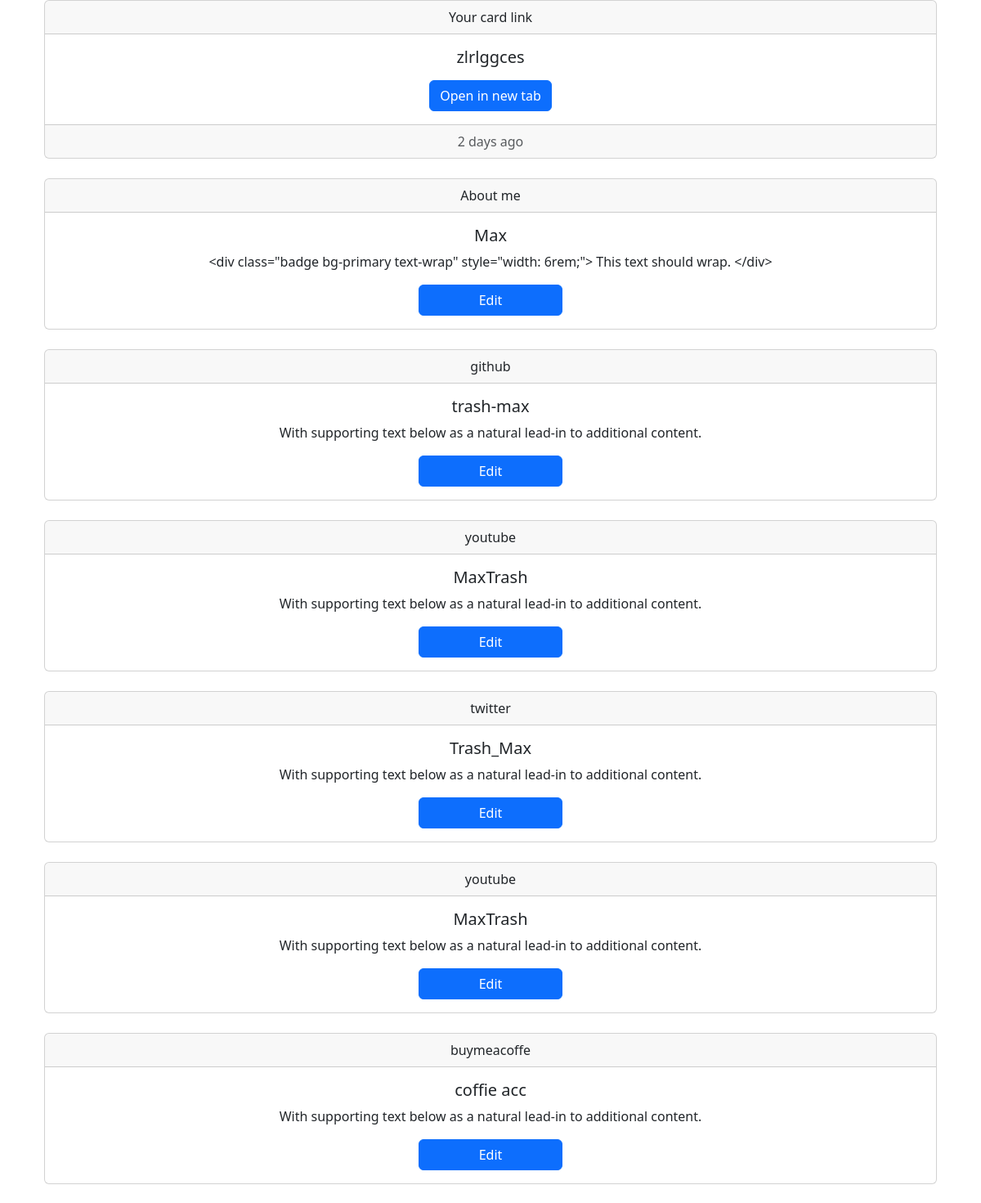
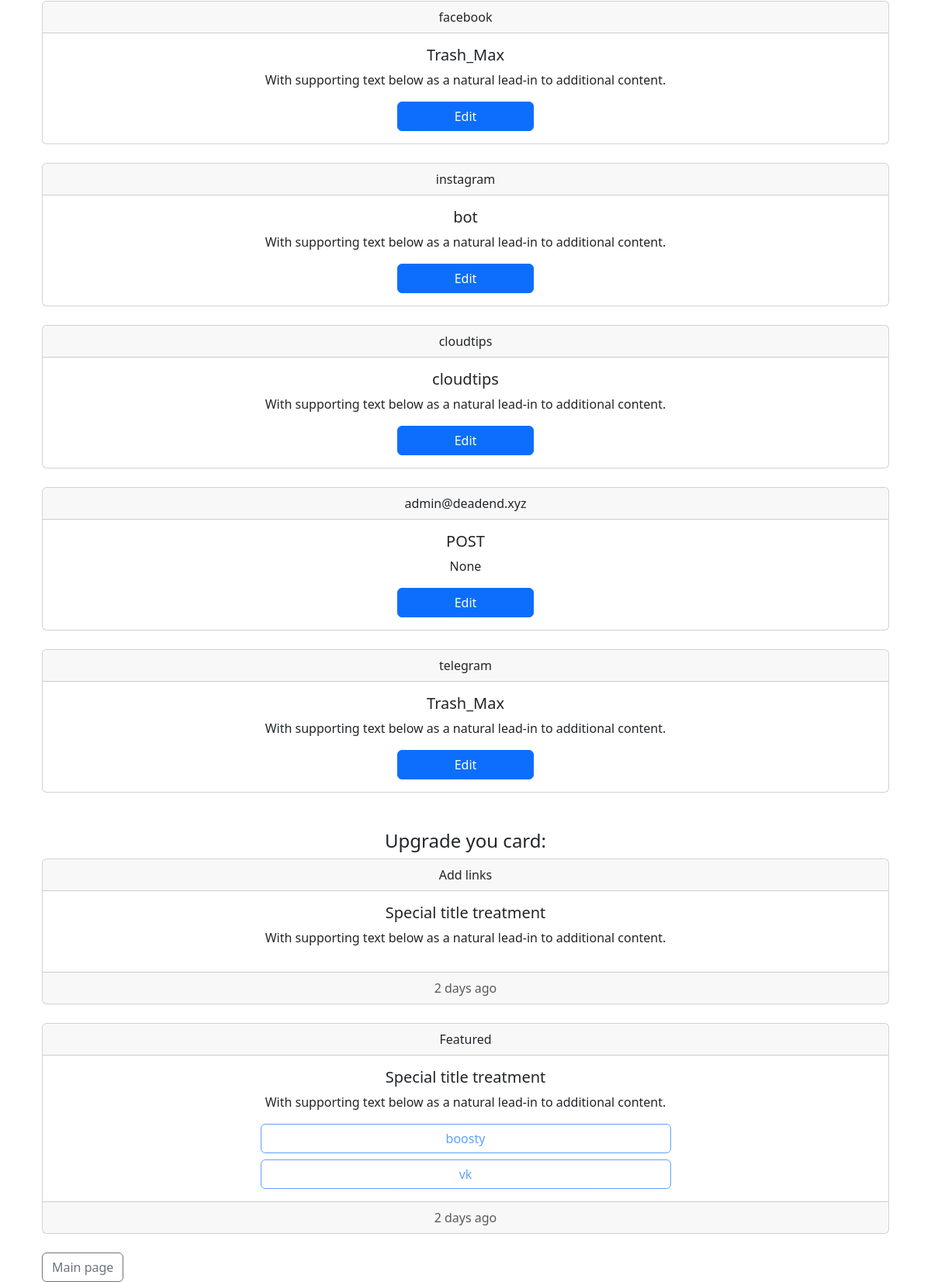
The page /home/ (signed in) on the database its author committed (2 pictures, top to bottom).
### app/models/links.py (models this page shows, shortened)
class Links(db.Model):
    id = db.Column(db.Integer, primary_key=True)
    user_id = db.Column(db.Integer, db.ForeignKey('user.id'))
    unique_link = db.Column(db.String(12), unique=True)
    about = (db.relationship('About', backref='links'))
    email = (db.relationship('Email', backref='links'))
    twitter = (db.relationship('Twitter', backref='links'))
    youtube = (db.relationship('Youtube', backref='links'))
    facebook = (db.relationship('Facebook', backref='links'))
    vkontakte = (db.relationship('Vkontakte', backref='links'))
    instagram = (db.relationship('Instagram', backref='links'))
    buymeacoffe = (db.relationship('Buymeacoffe', backref='links'))
    cloudtips = (db.relationship('Cloudtips', backref='links'))
    boosty = (db.relationship('Boosty', backref='links'))
    telegram = (db.relationship('Telegram', backref='links'))
    github = (db.relationship('Github', backref='links'))
    def get_links(self) -> list:
        used = []
        free = []
        used.append(self.about[0]) if self.about else free.append('about')
        used.append(self.github[0]) if self.github else free.append('github')
        used.append(self.youtube[0]) if self.youtube else free.append('youtube')
        used.append(self.twitter[0]) if self.twitter else free.append('twitter')
        used.append(self.youtube[0]) if self.youtube else free.append('youtube')
        used.append(self.boosty[0]) if self.boosty else free.append('boosty')
        used.append(self.buymeacoffe[0]) if self.buymeacoffe else free.append('buymeacoffe')
        used.append(self.facebook[0]) if self.facebook else free.append('facebook')
        used.append(self.instagram[0]) if self.instagram else free.append('instagram')
        used.append(self.vkontakte[0]) if self.vkontakte else free.append('vk')
        used.append(self.cloudtips[0]) if self.cloudtips else free.append('cloudtips')
        used.append(self.email[0]) if self.email else free.append('email')
        used.append(self.telegram[0]) if self.telegram else free.append('telegram')
        return [used, free]

class SocialNetwork():
    id = db.Column(db.Integer, primary_key=True)
    username = db.Column(db.String(160))
    about = db.Column(db.String(32))
    network_name = db.Column(db.String(16))
    description = db.Column(db.String(255))
    def get_title(self):
        return self.network_name

class About(db.Model, SocialNetwork):
    links_id = db.Column(db.Integer, db.ForeignKey('links.id'))

class Github(db.Model, SocialNetwork):
    links_id = db.Column(db.Integer, db.ForeignKey('links.id'))

class Youtube(db.Model, SocialNetwork):
    links_id = db.Column(db.Integer, db.ForeignKey('links.id'))

class Twitter(db.Model, SocialNetwork):
    links_id = db.Column(db.Integer, db.ForeignKey('links.id'))

class Buymeacoffe(db.Model, SocialNetwork):
    links_id = db.Column(db.Integer, db.ForeignKey('links.id'))

class Facebook(db.Model, SocialNetwork):
    links_id = db.Column(db.Integer, db.ForeignKey('links.id'))

class Instagram(db.Model, SocialNetwork):
    links_id = db.Column(db.Integer, db.ForeignKey('links.id'))

class Cloudtips(db.Model, SocialNetwork):
    links_id = db.Column(db.Integer, db.ForeignKey('links.id'))

class Email(db.Model, SocialNetwork):
    links_id = db.Column(db.Integer, db.ForeignKey('links.id'))

class Telegram(db.Model, SocialNetwork):
    links_id = db.Column(db.Integer, db.ForeignKey('links.id'))

### app/main/routes.py (the view)
@bp.route('/home/')
@login_required
def home():
    used_links, free_links = current_user.links[0].get_links()
    return render_template('home.html',
                           user=current_user,
                           used_links=used_links,
                           free_links=free_links,
                           networks=networks_data,
                           )

### app/__init__.py (called while the page is built)
def create_app(config_class=Config):
    app = Flask(__name__)
    app.config.from_object(config_class)
    db.init_app(app)
    from app.models.user import User
    login_manager.init_app(app)
    migrate.init_app(app, db)
    from app.main import bp as main_bp
    app.register_blueprint(main_bp)
    from app.auth import bp as auth_bp
    app.register_blueprint(auth_bp, url_prefix='/auth')
    from app.api2 import bp as api2_bp
    app.register_blueprint(api2_bp, url_prefix='/api2')
    @login_manager.user_loader
    def load_user(id):
        return User.query.get(int(id))
    @app.route('/test/')
    def test_page():
        return '<h1>Testing the Flask Application Factory Pattern</h1>'
    return app

### app/models/user.py (called while the page is built)
    def is_paying(self) -> bool:
        if self.payment_state != 'white':
            return True
        else:
            return False

### app/templates/home.html (shortened to what this page needs)
{% extends "base.html" %}
{% block content %}
<div class="container">
  {% include 'links/home/unique_link.html' %}
</div>
<br>
<div class="container">
  {% for link in used_links %}
    {%  if  link.network_name == "about" %}
      {% include 'links/home/view/about.html' %}
      <br>
    {% elif link.network_name == "email" %}
      {% include 'links/home/view/email.html' %}
      <br>
    {% else %}
      {% include 'links/home/view/common_view.html' %}
      <br>
    {% endif %}
  {% endfor %}
</div>
<br>
<div class="container">
  <div align="center">
    <h4>Upgrade you card:</h4>
  </div>
  {% if free_links %}
    {% include 'links/home/view/freelinks.html' %}
    {% if not user.is_paying() %}
      {% include 'links/home/view/postpaid.html' %}
    {% endif %}
  {% endif %}
</div>
<br>
<div class="container">
  {% include 'bottom_buttons.html' %}
</div>
{% endblock %}

### app/templates/links/home/unique_link.html (shortened to what this page needs)
<div class="card text-center">
    <div class="card-header">
      Your card link
    </div>
    <div class="card-body">
      <h5 class="card-title">{{ user.links[0].unique_link }}</h5>
      <a href="{{ url_for('main.short_list_of_links', unique_link=user.links[0].unique_link) }}" class="btn btn-primary">Open in new tab</a>
    </div>
    <div class="card-footer text-muted">
      2 days ago
    </div>
</div>

### app/templates/links/home/view/about.html (shortened to what this page needs)
<div class="card text-center">
    <div class="card-header">
      About me
    </div>
    <div class="card-body">
      <h5 class="card-title">{{ user.links[0].about[0].username }}</h5>
      <p class="card-text">{{ user.links[0].about[0].description }}</p>
      <div class="d-grid col-2 mx-auto">
        <a href="{{ url_for('main.about', action='edit') }}" class="btn btn-primary">Edit</a>
      </div>
    </div>
  </div>

### app/templates/links/home/view/common_view.html (shortened to what this page needs)
<div class="card text-center">
    <div class="card-header">
      {{ link.get_title() }}
    </div>
    <div class="card-body">
      <h5 class="card-title">{{ link.username }}</h5>
      <p class="card-text">With supporting text below as a natural lead-in to additional content.</p>
      <div class="d-grid col-2 mx-auto">
        {% set redirect_url = 'main.' + link.network_name %}
        <a href="{{ url_for(redirect_url, action='edit') }}" class="btn btn-primary">Edit</a>
      </div>
    </div>
  </div>

### app/templates/links/home/view/email.html
<div class="card text-center">
    <div class="card-header">
      {{ user.links[0].email[0].username }}
    </div>
    <div class="card-body">
      <h5 class="card-title">{{ user.links[0].email[0].about }}</h5>
      <p class="card-text">{{ user.links[0].email[0].description }}</p>
      <div class="d-grid col-2 mx-auto">
        <a href="{{ url_for('main.email', action='edit') }}" class="btn btn-primary">Edit</a>
      </div>
    </div>
  </div>

### rows shown on the page
Links: unique_link "zlrlggces"
About: username "Max", description "<div class=\"badge bg-primary text-wrap\" style=\"width: 6rem;\"> This text should wrap. </div>"
Github: get_title "github", username "trash-max"
Youtube: get_title "youtube", username "MaxTrash"
Twitter: get_title "twitter", username "Trash_Max"
Buymeacoffe: get_title "buymeacoffe", username "coffie acc"
Facebook: get_title "facebook", username "Trash_Max"
Instagram: get_title "instagram", username "bot"
Cloudtips: get_title "cloudtips", username "cloudtips"
Email: username "admin@deadend.xyz", about "POST", description "None"
Telegram: get_title "telegram", username "Trash_Max"

### other values the page prints
{{ link }} "boosty" "vk"
